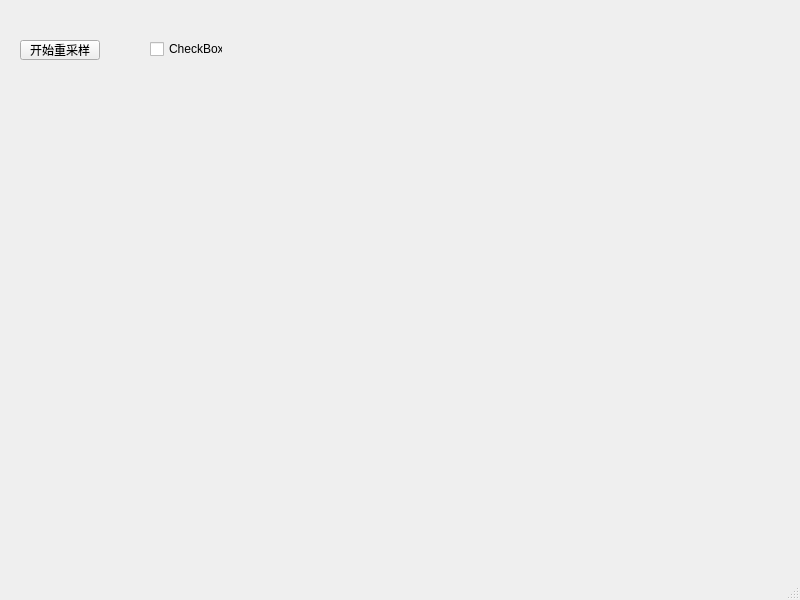
<?xml version="1.0" encoding="UTF-8"?>
<ui version="4.0">
 <class>MainWindow</class>
 <widget class="QMainWindow" name="MainWindow">
  <property name="geometry">
   <rect>
    <x>0</x>
    <y>0</y>
    <width>800</width>
    <height>600</height>
   </rect>
  </property>
  <property name="windowTitle">
   <string>MainWindow</string>
  </property>
  <widget class="QWidget" name="centralwidget">
   <widget class="QPushButton" name="audioButton">
    <property name="geometry">
     <rect>
      <x>20</x>
      <y>40</y>
      <width>80</width>
      <height>20</height>
     </rect>
    </property>
    <property name="text">
     <string>开始重采样</string>
    </property>
   </widget>
   <widget class="QCheckBox" name="checkBox">
    <property name="geometry">
     <rect>
      <x>150</x>
      <y>40</y>
      <width>73</width>
      <height>18</height>
     </rect>
    </property>
    <property name="text">
     <string>CheckBox</string>
    </property>
   </widget>
  </widget>
  <widget class="QMenuBar" name="menubar">
   <property name="geometry">
    <rect>
     <x>0</x>
     <y>0</y>
     <width>800</width>
     <height>21</height>
    </rect>
   </property>
  </widget>
  <widget class="QStatusBar" name="statusbar"/>
 </widget>
 <resources/>
 <connections/>
</ui>
